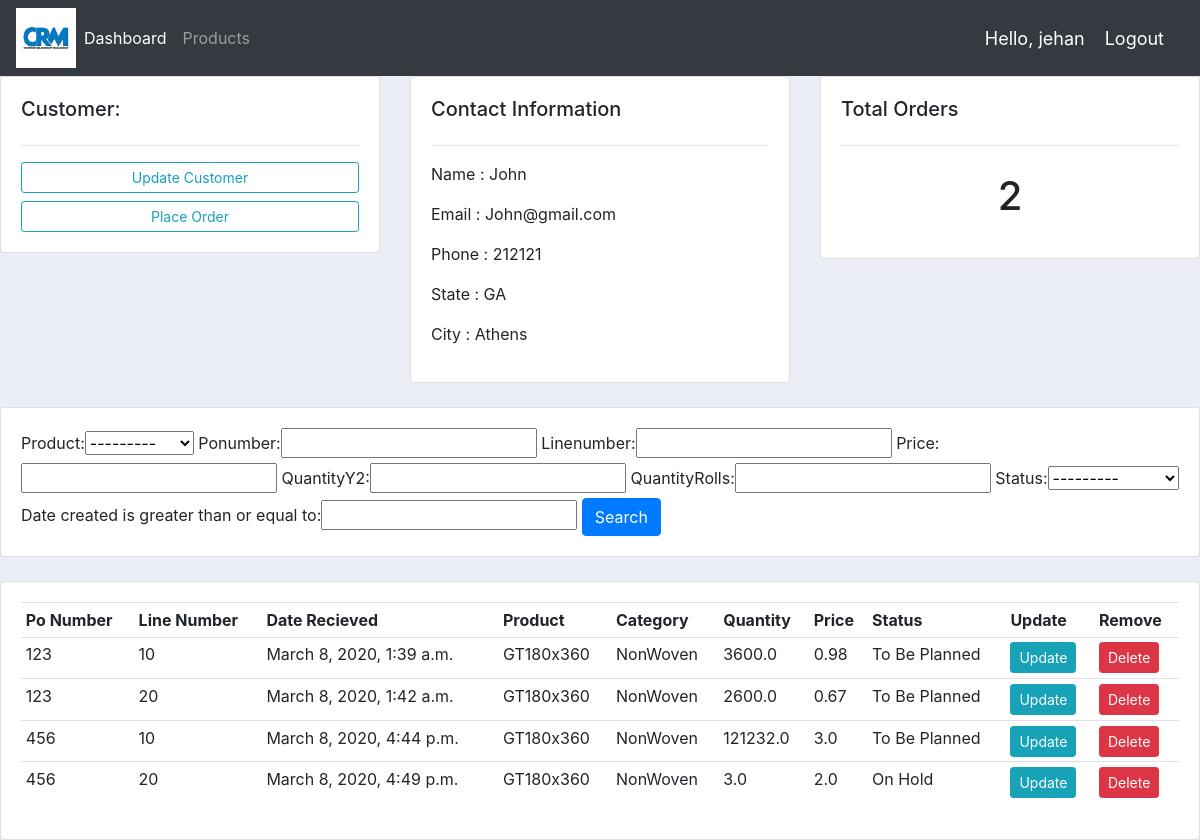
/customer/2/ (signed in), run on an earlier commit of the app's database.
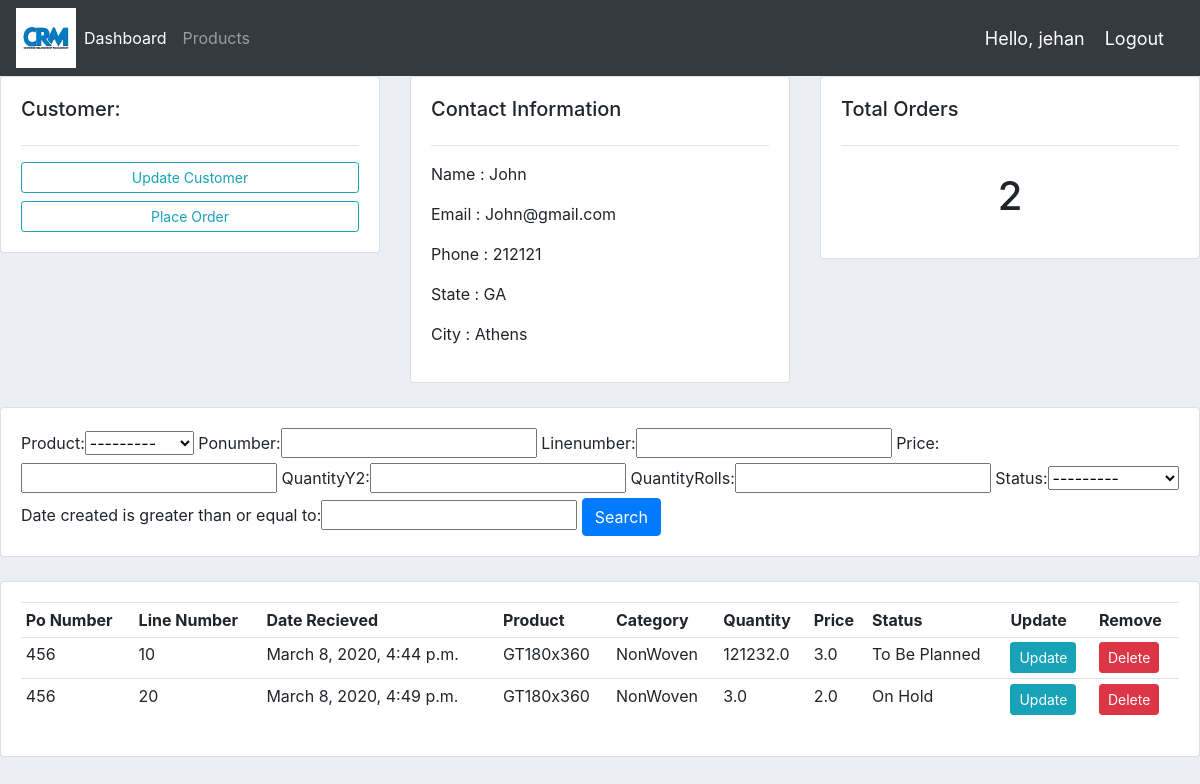
And on a later commit of the database.
### custmanager/models.py (models this page shows, shortened)
class Order(models.Model):
    STATUS = (('To Be Planned','To Be Planned'),
              ('Planned','Planned'),
              ('On Hold','On Hold'))
    customer = models.ForeignKey(Customer, null=True, on_delete = models.SET_NULL)
    product = models.ForeignKey(Product, null=True, on_delete = models.SET_NULL)
    ponumber = models.CharField(max_length=200, null=True)
    linenumber = models.CharField(max_length=200, null=True)
    price = models.FloatField(null=True)
    QuantityY2 =  models.FloatField(null=True)
    QuantityRolls =  models.FloatField(null=True)
    date_created = models.DateTimeField(auto_now_add=True,null=True)
    status =models.CharField(max_length=200, null=True,choices=STATUS)
    note =  models.CharField(max_length=2000, null=True)

class Product(models.Model):
    CATEGORY = (('NonWoven','NonWoven'),
              ('Woven','Woven'),
              ('Other','Other'))
    name = models.CharField(max_length=200, null=True)
    category = models.CharField(max_length=200, null=True,choices=CATEGORY)
    description =  models.CharField(max_length=200, null=True, blank=True)
    date_created = models.DateTimeField(auto_now_add=True,null=True)
    tags = models.ManyToManyField(Tag)
    def __str__(self):
        return self.name

### custmanager/views.py (the view)
# urls.py: path('customer/<str:pk>/', views.customer, name="customer"),
@login_required(login_url='login')
def customer(request,pk):
    customer = Customer.objects.get(id=pk)
    orders = customer.order_set.all()
    po_count = Order.objects.values('ponumber').order_by().annotate(Count('ponumber',distinct=True))
    my_filter = OrderFilter(request.GET,queryset=orders)
    orders = my_filter.qs
    context = {'customer':customer,'orders':orders,'po_count':po_count,'my_filter':my_filter}
    return render(request, 'custmanager/customer.html',context)

### custmanager/templates/custmanager/customer.html (shortened to what this page needs)
{%extends 'custmanager/main.html' %}
{% block content %}
      <div class="row">
        <div class="col-md">
          <div class="card card-body">
            <h5>Customer:</h5>
            <hr>
            <a class="btn btn-outline-info btn-sm btn-block" href="">Update Customer</a>
            <a class="btn btn-outline-info btn-sm btn-block" href="{% url 'create_order' customer.id %}">Place Order</a>
          </div>
        </div>
        <div class="col-md">
          <div class="card card-body">
            <h5>Contact Information</h5>
            <hr>
            <p>Name :  {{customer.name}}</p>
            <p>Email : {{customer.email}}</p>
            <p>Phone : {{customer.phone}}</p>
            <p>State : {{customer.state}}</p>
            <p>City :  {{customer.city}}</p>
          </div>
        </div>
        <div class="col-md">
		<div class="card card-body">
			<h5>Total Orders</h5>
			<hr>
			<h1 style="text-align: center;padding: 10px">{{po_count.count}}</h1>
		</div>
	</div>
</div>
<br>
<div class="row">
	<div class="col">
		<div class="card card-body">
			<form method="get">
        {{my_filter.form}}
		    <button class="btn btn-primary" type="submit">Search</button>
		  </form>
		</div>
	</div>
</div>
<br>
<div class="row">
	<div class="col-md">
		<div class="card card-body">
			<table class="table table-sm">
				<tr>
          <th>Po Number</th>
          <th>Line Number</th>
          <th>Date Recieved</th>
					<th>Product</th>
					<th>Category</th>
          <th>Quantity</th>
          <th>Price</th>
					<th>Status</th>
					<th>Update</th>
					<th>Remove</th>
				</tr>
        {% for order in orders %}
        <tr>
          <td>{{order.ponumber}}</td>
          <td>{{order.linenumber}}</td>
          <td>{{order.date_created}}</td>
          <td>{{order.product}}</td>
          <td>{{order.product.category}}</td>
          <td>{{order.QuantityY2}}</td>
          <td>{{order.price}}</td>
          <td>{{order.status}}</td>
          <td><a class="btn btn-sm btn-info" href="{% url 'update_order' order.id %}">Update</a></td>
          <td><a class="btn btn-sm btn-danger" href="{% url 'delete_order' order.id %}">Delete</a></td>
        </tr>
        {% endfor %}
			</table>
		</div>
	</div>
</div>
{% endblock %}

What changed in the data, as far as the page shows it:
removed Order: ponumber "123", linenumber "10", date_created "March 8, 2020, 1:39 a.m.", product "GT180x360", product.category "NonWoven", QuantityY2 "3600.0", price "0.98", status "To Be Planned"
removed Order: ponumber "123", linenumber "20", date_created "March 8, 2020, 1:42 a.m.", product "GT180x360", product.category "NonWoven", QuantityY2 "2600.0", price "0.67", status "To Be Planned"
